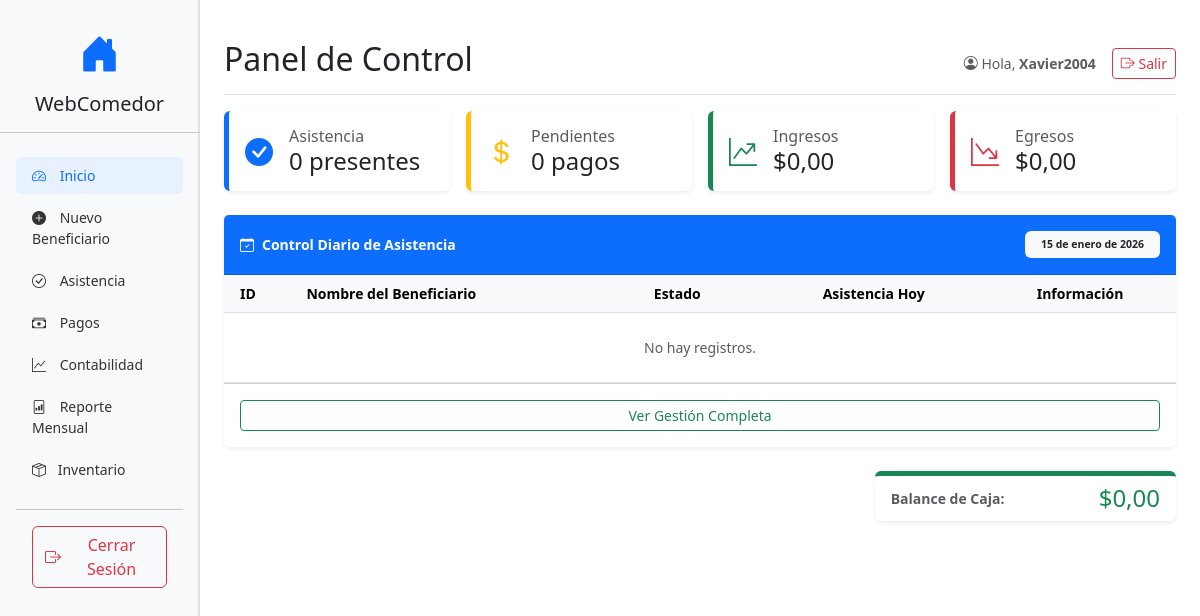
The app's page /beneficiarios/ (signed in), older data.
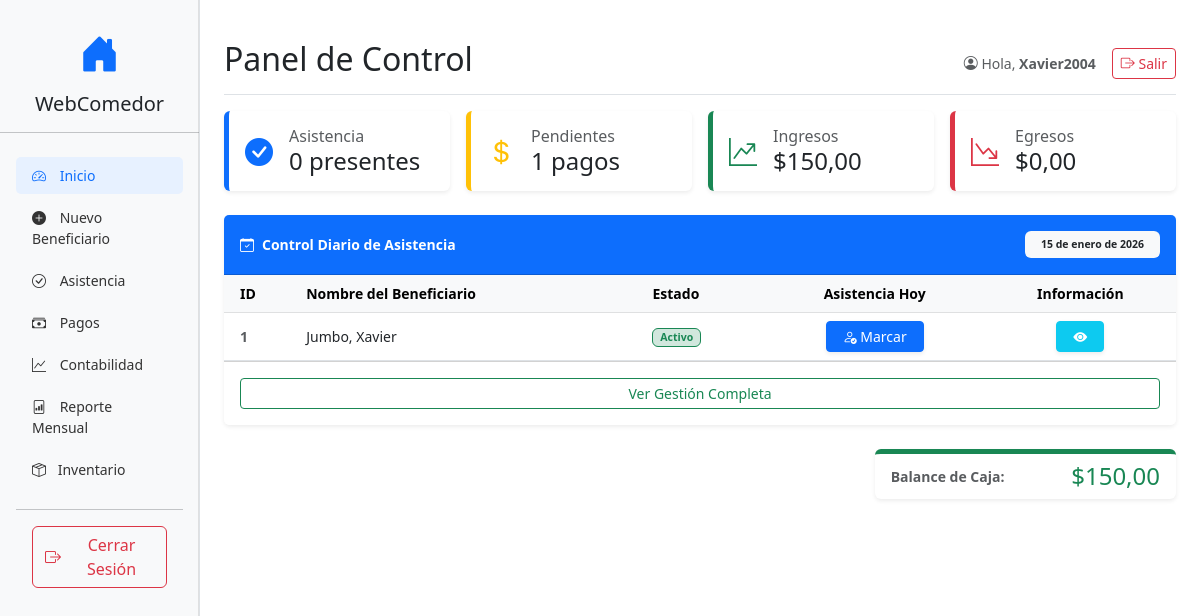
The same page, newer data.
### beneficiarios/models.py (models this page shows, shortened)
class Beneficiary(models.Model):
    representative = models.ForeignKey(
        Representative,
        on_delete=models.PROTECT,
        related_name='representados',
        verbose_name="Representante"
    )
    nombre = models.CharField(max_length=100, verbose_name="Nombres")
    apellidos = models.CharField(max_length=100, verbose_name="Apellidos")
    ci = models.CharField(max_length=20, unique=True, verbose_name="Cédula de Identidad")
    nacimiento = models.DateField(verbose_name="Fecha de Nacimiento")
    nacionalidad = models.CharField(max_length=50, default="Ecuatoriana")
    direccion = models.TextField(verbose_name="Dirección Domiciliaria")
    contacto = models.CharField(max_length=50, verbose_name="Teléfono de Contacto")
    monthly_fee = models.DecimalField(max_digits=10, decimal_places=2, default=0.00, verbose_name="Cuota Mensual")
    active = models.BooleanField(default=True, verbose_name="Activo")
    created_at = models.DateTimeField(auto_now_add=True, verbose_name="Fecha de Registro")
    class Meta:
        verbose_name = "Beneficiario"
        verbose_name_plural = "Beneficiarios"
        ordering = ['apellidos', 'nombre']
    def tiene_pago_mes_actual(self):
        from pagos.models import PagoCuota
        meses = ["Enero", "Febrero", "Marzo", "Abril", "Mayo", "Junio",
                "Julio", "Agosto", "Septiembre", "Octubre", "Noviembre", "Diciembre"]
        mes_actual = meses[date.today().month - 1]
        return PagoCuota.objects.filter(beneficiary=self, mes_correspondiente=mes_actual).exists()

### beneficiarios/views.py (the view)
# urls.py: path('', views.dashboard, name='dashboard'),
@login_required
def dashboard(request):
    hoy = date.today()
    niños_listado = Beneficiary.objects.filter(active=True)
    for niño in niños_listado:
        niño.asistio_hoy = Attendance.objects.filter(
            beneficiary=niño,
            fecha=hoy,
            llego_puntual=True
        ).exists()
    presentes_hoy = Attendance.objects.filter(fecha=hoy, llego_puntual=True).count()
    ingresos_cuotas = PagoCuota.objects.aggregate(total=Sum('monto'))['total'] or 0
    ingresos_extra = Transaccion.objects.filter(tipo='INGRESO').aggregate(total=Sum('monto'))['total'] or 0
    total_ingresos = ingresos_cuotas + ingresos_extra
    total_egresos = Transaccion.objects.filter(tipo='EGRESO').aggregate(total=Sum('monto'))['total'] or 0
    balance = total_ingresos - total_egresos
    pagos_pendientes = sum(1 for n in niños_listado if not n.tiene_pago_mes_actual())
    total_alertas = Producto.objects.filter(
        cantidad_actual__lte=F('cantidad_minima')
    ).count()
    context = {
        'niños_listado': niños_listado,
        'presentes': presentes_hoy,
        'ingresos': total_ingresos,
        'egresos': total_egresos,
        'balance': balance,
        'hoy': hoy,
        'pendientes_conteo': pagos_pendientes,
        'total_alertas': total_alertas, # <--- Enviado al index.html para la card de inventario
    }
    return render(request, 'index.html', context)

### templates/index.html (shortened to what the changed rows need)
{% extends 'base.html' %}
{% block content %}
<div class="d-flex justify-content-between flex-wrap flex-md-nowrap align-items-center pt-3 pb-2 mb-3 border-bottom">
    <h1 class="h2">Panel de Control</h1>
</div>
<div class="row g-3 mb-4">
    <div class="col-md-3">
        <a href="{% url 'gestion_pagos' %}" class="text-decoration-none text-dark">
            <div class="card shadow-sm p-3 border-0 border-start border-warning border-5 h-100">
                <div class="d-flex align-items-center">
                    <div>
                        <h6 class="mb-0 text-muted">Pendientes</h6>
                        <h4 class="mb-0">{{ pendientes_conteo }} pagos</h4>
                    </div>
                </div>
            </div>
        </a>
    </div>
    <div class="col-md-3">
        <div class="card shadow-sm p-3 border-0 border-start border-success border-5 h-100">
            <div class="d-flex align-items-center">
                <div>
                    <h6 class="mb-0 text-muted">Ingresos</h6>
                    <h4 class="mb-0">${{ ingresos|floatformat:2 }}</h4>
                </div>
            </div>
        </div>
    </div>
</div>
<div class="row">
    <div class="col-md-12">
        <div class="card shadow-sm border-0">
            <div class="card-body p-0">
                <div class="table-responsive">
                    <table class="table table-hover mb-0 align-middle">
                        <thead class="table-light">
                            <tr>
                                <th class="ps-3">ID</th>
                                <th>Nombre del Beneficiario</th>
                                <th>Estado</th>
                                <th class="text-center">Asistencia Hoy</th>
                                <th class="text-center">Información</th>
                            </tr>
                        </thead>
                        <tbody>
                            {% for niño in niños_listado %}
                            <tr>
                                <td class="ps-3 fw-bold text-muted">{{ niño.id }}</td>
                                <td>{{ niño.apellidos }}, {{ niño.nombre }}</td>
                                <td>
                                    <span class="badge {% if niño.active %}bg-success-subtle text-success border-success{% else %}bg-danger-subtle text-danger border-danger{% endif %} border">
                                        {% if niño.active %}Activo{% else %}Inactivo{% endif %}
                                    </span>
                                </td>
                                <td class="text-center">
                                    {% if niño.asistio_hoy %}
                                        <a href="{% url 'desmarcar_asistencia' niño.id %}" class="text-success fw-bold text-decoration-none">
                                            <i class="bi bi-check-circle-fill fs-5"></i>
                                            <small class="d-block text-muted" style="font-size: 0.65rem;">Presente</small>
                                        </a>
                                    {% else %}
                                        <a href="{% url 'marcar_asistencia' niño.id %}" class="btn btn-sm btn-primary px-3 shadow-sm">
                                            <i class="bi bi-person-check"></i> Marcar
                                        </a>
                                    {% endif %}
                                </td>
                                <td class="text-center">
                                    <a href="{% url 'perfil_beneficiario' niño.id %}" class="btn btn-sm btn-info text-white shadow-sm px-3">
                                        <i class="bi bi-eye-fill"></i>
                                    </a>
                                </td>
                            </tr>
                            {% empty %}
                            <tr><td colspan="5" class="text-center py-4 text-muted">No hay registros.</td></tr>
                            {% endfor %}
                        </tbody>
                    </table>
                </div>
            </div>
        </div>
    </div>
</div>
<div class="row mt-4 mb-5">
    <div class="col-md-4 ms-auto">
        <div class="card shadow-sm border-0 border-top border-success border-5">
            <div class="card-body py-2">
                <div class="d-flex justify-content-between align-items-center">
                    <span class="text-muted fw-bold">Balance de Caja:</span>
                    <span class="h4 mb-0 {% if balance < 0 %}text-danger{% else %}text-success{% endif %}">
                        ${{ balance|floatformat:2 }}
                    </span>
                </div>
            </div>
        </div>
    </div>
</div>
{% endblock %}

Row changes from the older to the newer data that the page shows:
added Beneficiary: id "1", apellidos "Jumbo", nombre "Xavier", active "Activo", shows "Marcar"
Text that changed along with them:
{{ pendientes_conteo }}: "0" → "1"
{{ ingresos|floatformat:2 }}: "0,00" → "150,00"
{{ balance|floatformat:2 }}: "0,00" → "150,00"
text no longer shown: "No hay registros."
